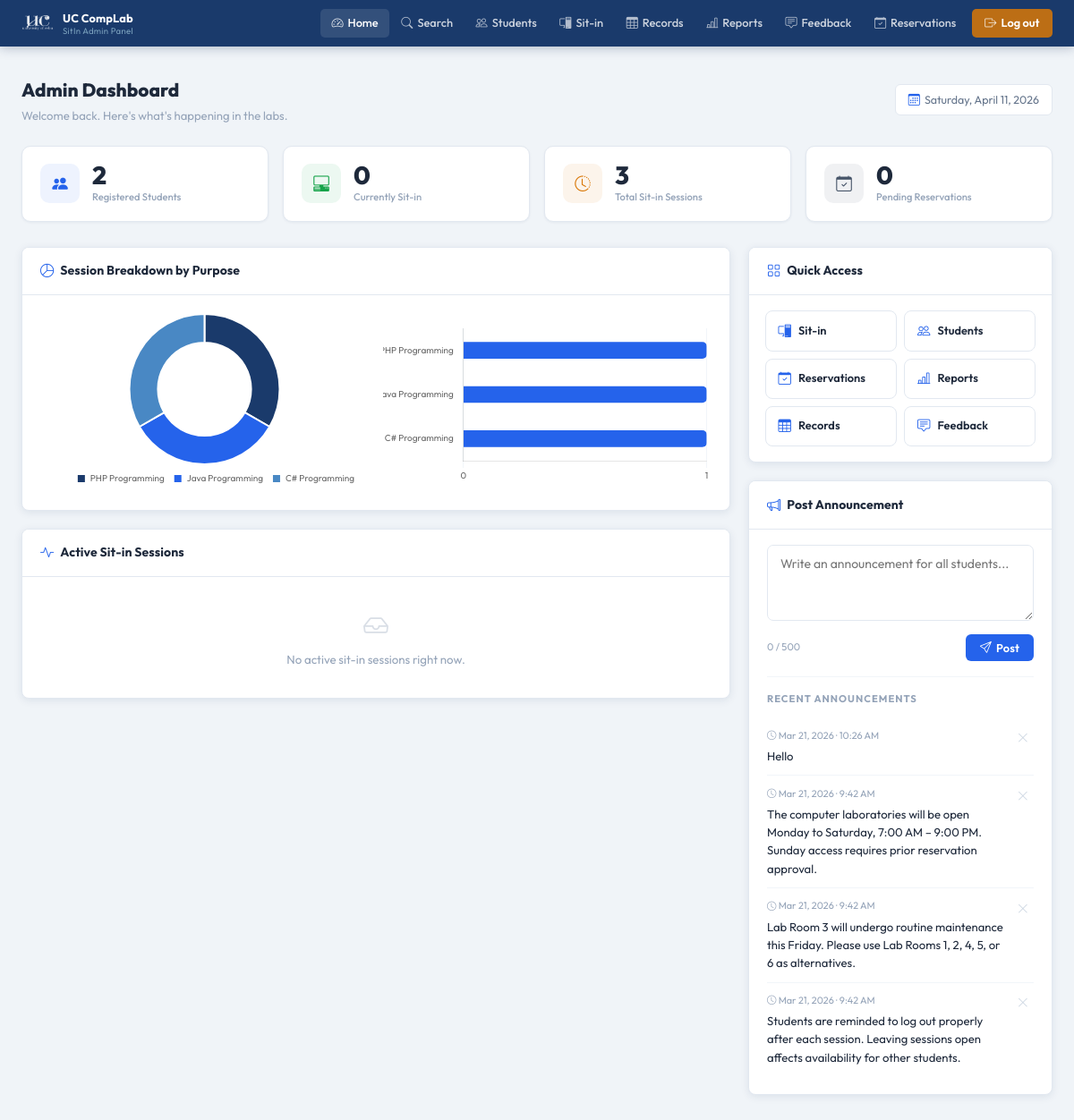
The page /pages/admin/index.php (signed in) on the database as committed earlier.
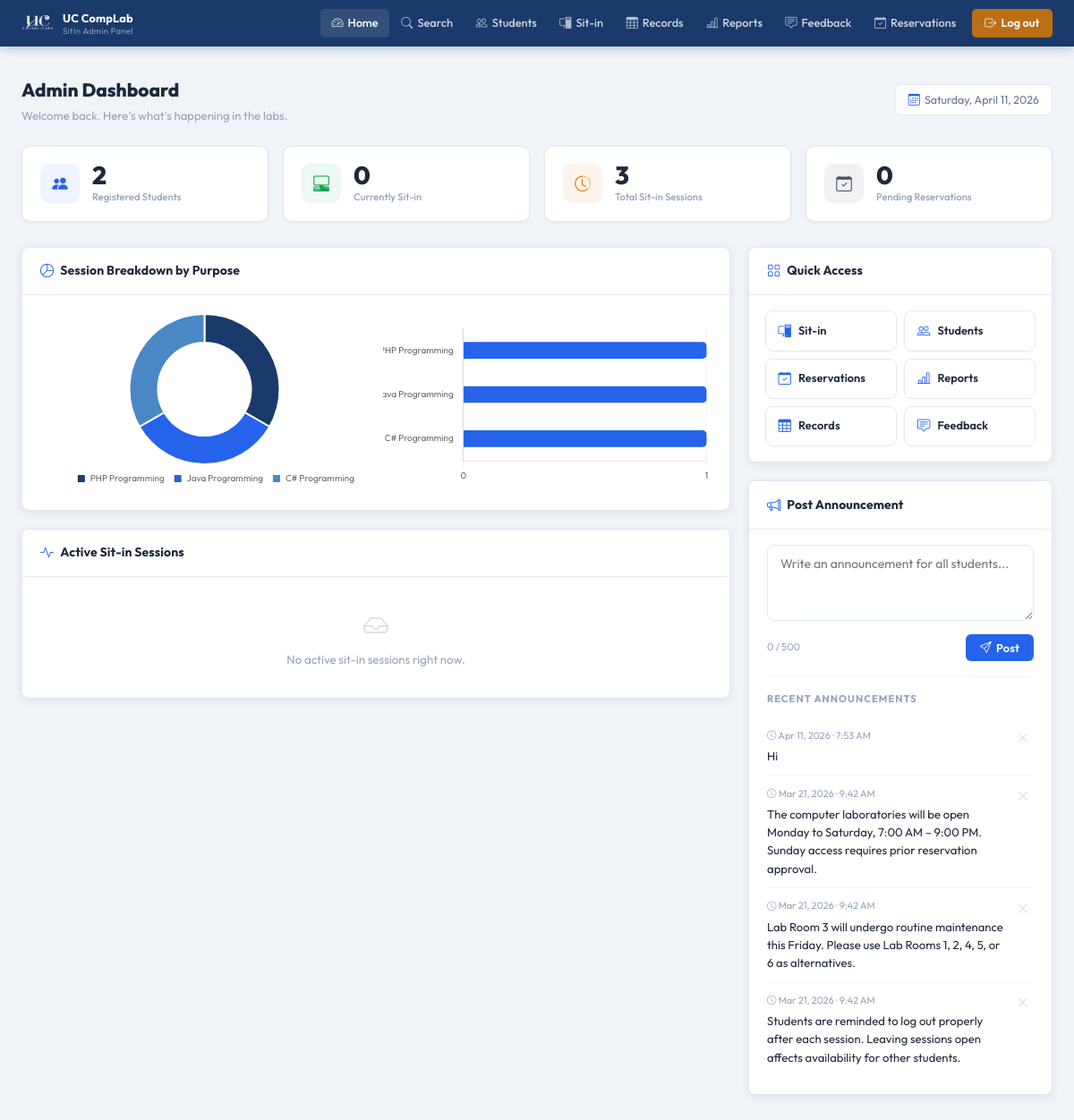
The same page on the database as committed later.
### tables this page shows
CREATE TABLE announcements (
            id         INTEGER PRIMARY KEY AUTOINCREMENT,
            title      TEXT NOT NULL,
            content    TEXT NOT NULL,
            created_at DATETIME DEFAULT CURRENT_TIMESTAMP
        );

### pages/admin/index.php (the view, shortened to what the changed rows need)
<?php
$base = '../../';
$db = getDB();
$purposes = $db->query("
    SELECT purpose, COUNT(*) as cnt
    FROM sit_in_logs
    WHERE purpose IS NOT NULL AND purpose != ''
    GROUP BY purpose ORDER BY cnt DESC
")->fetchAll();
$announcements = $db->query(
    "SELECT * FROM announcements ORDER BY created_at DESC LIMIT 10"
)->fetchAll();
?>
<!DOCTYPE html>
<html lang="en">
<head>
  <link rel="stylesheet" href="<?= $base ?>assets/css/admin.css"/>
  <link rel="stylesheet" href="https://cdn.jsdelivr.net/npm/bootstrap-icons@1.11.3/font/bootstrap-icons.css"/>
</head>
<body>
<div class="admin-page">
  <div class="admin-inner">
    <div class="db-welcome">
      <div>
        <h2>Admin Dashboard</h2>
      </div>
    </div>
    <div class="db-main-grid">
      <div class="db-col-right">
        <div class="a-card">
          <?php if (empty($announcements)): ?>
            <div class="db-empty" style="padding:1.25rem;">
              <i class="bi bi-megaphone"></i>No announcements posted yet.
            </div>
          <?php else: ?>
            <div class="db-ann-list">
              <?php foreach ($announcements as $ann): ?>
                <div class="db-ann-item">
                  <div class="db-ann-item-top">
                    <div style="flex:1;">
                      <div class="db-ann-date">
                        <i class="bi bi-clock" style="font-size:0.65rem;"></i>
                        <?= date('M j, Y · g:i A', strtotime($ann['created_at'])) ?>
                      </div>
                      <div class="db-ann-text"><?= nl2br(htmlspecialchars($ann['content'])) ?></div>
                    </div>
                    <form method="POST" action="" style="margin:0;"
                          onsubmit="return confirm('Delete this announcement?')">
                      <button type="submit" class="db-ann-del" title="Delete announcement">
                        <i class="bi bi-x-lg"></i>
                      </button>
                    </form>
                  </div>
                </div>
              <?php endforeach; ?>
            </div>
          <?php endif; ?>
        </div>
      </div>
    </div>
  </div>
</div>
<script>
Chart.defaults.font.family = 'Outfit';
const purposes = <?= json_encode(array_column($purposes,'purpose')) ?>;
const counts   = <?= json_encode(array_column($purposes,'cnt')) ?>;
const palette  = ['#1a3a6b','#2563EB','#4988C4','#93c5fd','#1C4D8D','#0891b2','#475569'];
const demoLabels = ['C#','C','Java','ASP.Net','PHP'];
const demoData   = [1,1,1,1,1];
new Chart(document.getElementById('purposeChart'), {
  type: 'doughnut',
  data: {
    labels: purposes.length ? purposes : demoLabels,
    datasets: [{ data: purposes.length ? counts : demoData, backgroundColor: palette, borderWidth: 2, borderColor: '#fff', hoverOffset: 6 }]
  },
  options: { responsive: true, maintainAspectRatio: true, cutout: '62%', plugins: { legend: { position: 'bottom', labels: { font: { size: 10 }, padding: 10, boxWidth: 10 } } } }
});
new Chart(document.getElementById('labBarChart'), {
  type: 'bar',
  data: {
    labels: purposes.length ? purposes : demoLabels,
    datasets: [{ label: 'Sessions', data: purposes.length ? counts : demoData, backgroundColor: '#2563EB', borderRadius: 5, barThickness: 18 }]
  },
  options: {
    responsive: true, maintainAspectRatio: true, indexAxis: 'y',
    plugins: { legend: { display: false } },
    scales: {
      x: { beginAtZero: true, ticks: { stepSize: 1, font: { size: 10 } }, grid: { color: '#f1f5f9' } },
      y: { ticks: { font: { size: 10 } }, grid: { display: false } }
    }
  }
});
</script>
</body>
</html>

Rows that differ between the two databases and show on the page:
removed announcements: created_at "Mar 21, 2026 · 10:26 AM", content "Hello"
added announcements: created_at "Apr 11, 2026 · 7:53 AM", content "Hi"
